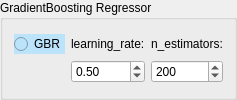
        <widget class="QGroupBox" name="groupBox_6">
         <property name="styleSheet">
          <string notr="true"/>
         </property>
         <property name="title">
          <string>GradientBoosting Regressor</string>
         </property>
         <layout class="QGridLayout" name="gridLayout_25">
          <item row="0" column="0">
           <layout class="QGridLayout" name="gridLayout_6">
            <item row="0" column="0">
             <widget class="QRadioButton" name="radioButton_gbc">
              <property name="toolTip">
               <string>Gradient Boosting Regressor</string>
              </property>
              <property name="styleSheet">
               <string notr="true">background-color: rgb(187, 227, 250);</string>
              </property>
              <property name="text">
               <string>GBR</string>
              </property>
              <property name="checked">
               <bool>false</bool>
              </property>
              <attribute name="buttonGroup">
               <string notr="true">buttonGroup</string>
              </attribute>
             </widget>
            </item>
            <item row="0" column="1">
             <widget class="QLabel" name="label_5">
              <property name="toolTip">
               <string>Этот параметр контролирует величину шага при обновлении весов моделей на каждой итерации бустинга. Меньшие значения learning_rate требуют большего числа деревьев для достижения хорошей точности, но могут улучшить устойчивость модели.</string>
              </property>
              <property name="text">
               <string>learning_rate:</string>
              </property>
             </widget>
            </item>
            <item row="0" column="2">
             <widget class="QLabel" name="label_6">
              <property name="toolTip">
               <string>Это количество базовых моделей (например, деревьев решений), которые будут объединены для создания финальной модели. Большее количество деревьев может улучшить точность модели, но также увеличит время обучения. </string>
              </property>
              <property name="text">
               <string>n_estimators:</string>
              </property>
             </widget>
            </item>
            <item row="1" column="1">
             <widget class="QDoubleSpinBox" name="doubleSpinBox_learning_rate">
              <property name="toolTip">
               <string>Этот параметр контролирует величину шага при обновлении весов моделей на каждой итерации бустинга. Меньшие значения learning_rate требуют большего числа деревьев для достижения хорошей точности, но могут улучшить устойчивость модели.</string>
              </property>
              <property name="minimum">
               <double>0.010000000000000</double>
              </property>
              <property name="singleStep">
               <double>0.100000000000000</double>
              </property>
              <property name="value">
               <double>0.500000000000000</double>
              </property>
             </widget>
            </item>
            <item row="1" column="2">
             <widget class="QSpinBox" name="spinBox_n_estimators">
              <property name="toolTip">
               <string>Это количество базовых моделей (например, деревьев решений), которые будут объединены для создания финальной модели. Большее количество деревьев может улучшить точность модели, но также увеличит время обучения. </string>
              </property>
              <property name="minimum">
               <number>1</number>
              </property>
              <property name="maximum">
               <number>10000</number>
              </property>
              <property name="singleStep">
               <number>50</number>
              </property>
              <property name="value">
               <number>200</number>
              </property>
             </widget>
            </item>
           </layout>
          </item>
         </layout>
        </widget>
